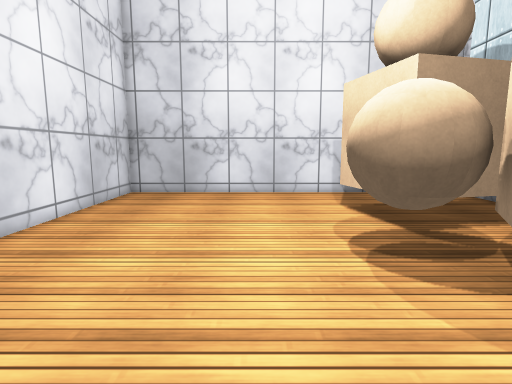
View 1 (above)

14 first-person views from a walk through a scene from a Unity 3-D project. The camera is 1.2 m above the floor, tilts 8° down and sees 80° across. The floor is counted in squares, 0.5 m on a side. Each view is taken from the middle of a square. On the plan, view 1 faces up. The plan holds only what a view shows up to about 19 squares ahead; the rest is blank. Surface patterns are stand-ins for the level's own textures.

View 2
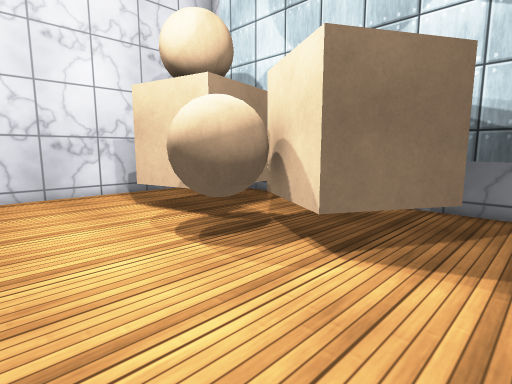

View 3
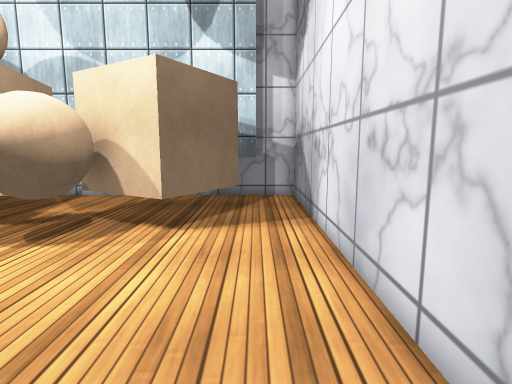

View 4
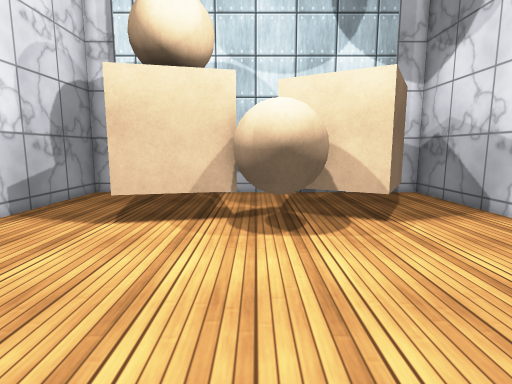

View 5
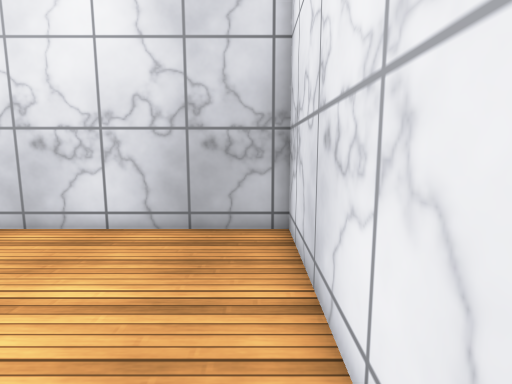

View 6
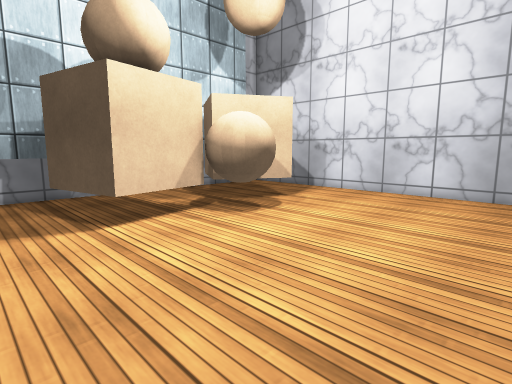

View 7
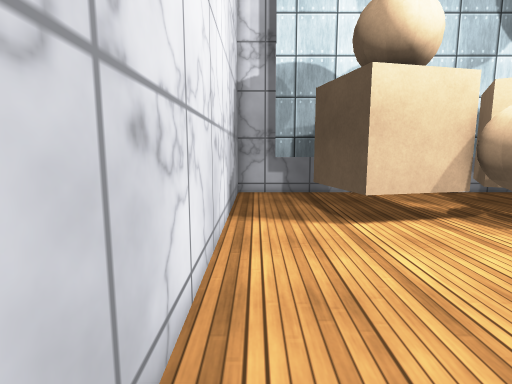

View 8
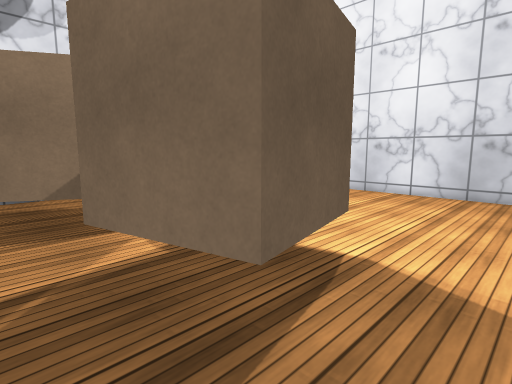

View 9
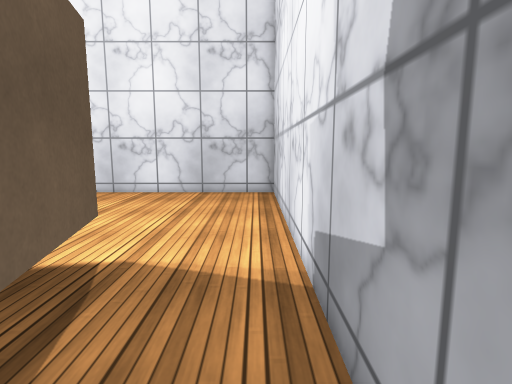

View 10
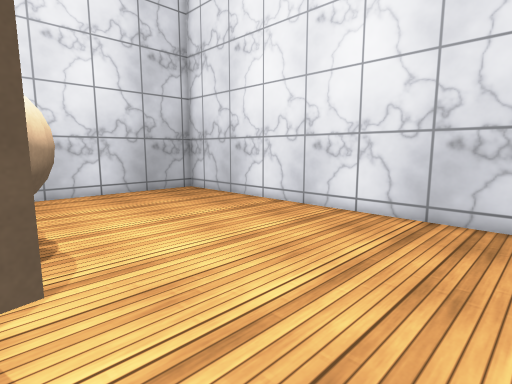

View 11
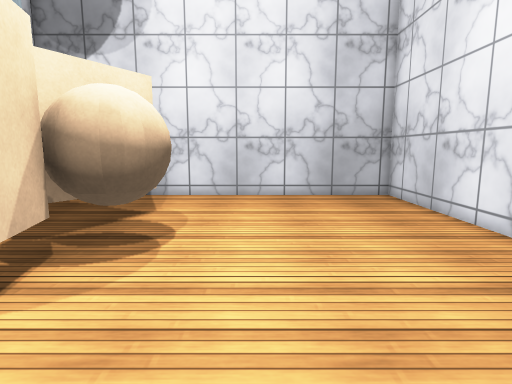

View 12
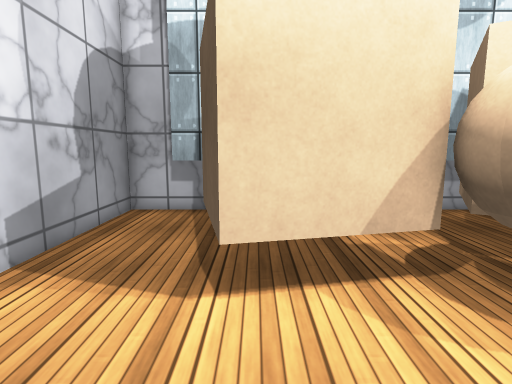

View 13
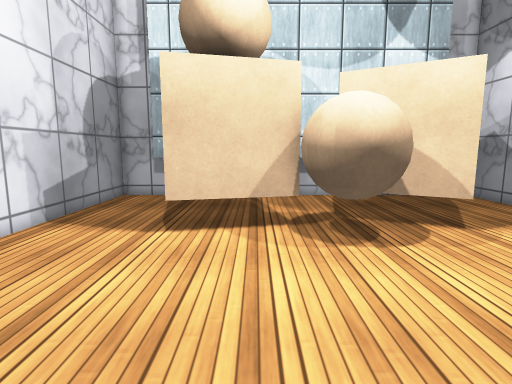

View 14
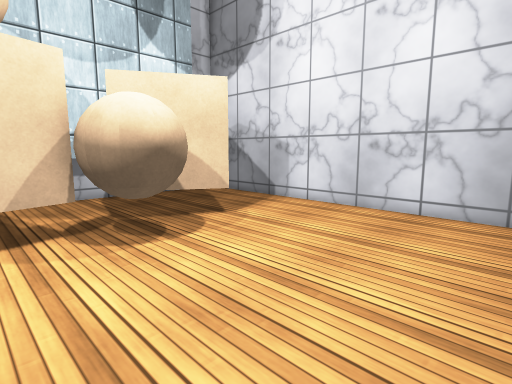

### Floor plan
Key: @ floor where view 1 was taken; # wall or solid block; . floor; C cube; B ball.
Columns run from 7 left of view 1 to 11 right of it. Each row starts with its distance up from view 1.
 17 ###################
 16 #.................#
 15 #................##
 14 #................##
 13 #..........CCCC..##
 12 #..........C   C. #
 11 #..........CBB C. #
 10 #..........C   C. #
  9 #.........BBCCCC. #
  8 #........BBBB....##
  7 #........BBB CC..##
  6 #.........BBB CC.##
  5 #..........CC  CC##
  4 #..........C      #
  3 #..........CCC    #
  2 #............CC..##
  1 #................##
  0 #......@..........#
 -1 ###################

Positions as (right, up) in squares from view 1, and headings:
1: (0, 0), facing up
2: (-2, 0), facing up-right
3: (-5, 1), facing right
4: (-6, 8), facing right
5: (-6, 8), facing down
6: (-6, 16), facing down-right
7: (-6, 16), facing right
8: (10, 16), facing down-left
9: (10, 16), facing left
10: (4, 16), facing down-left
11: (0, 15), facing down
12: (-1, 12), facing right
13: (-5, 10), facing right
14: (-5, 11), facing down-right
